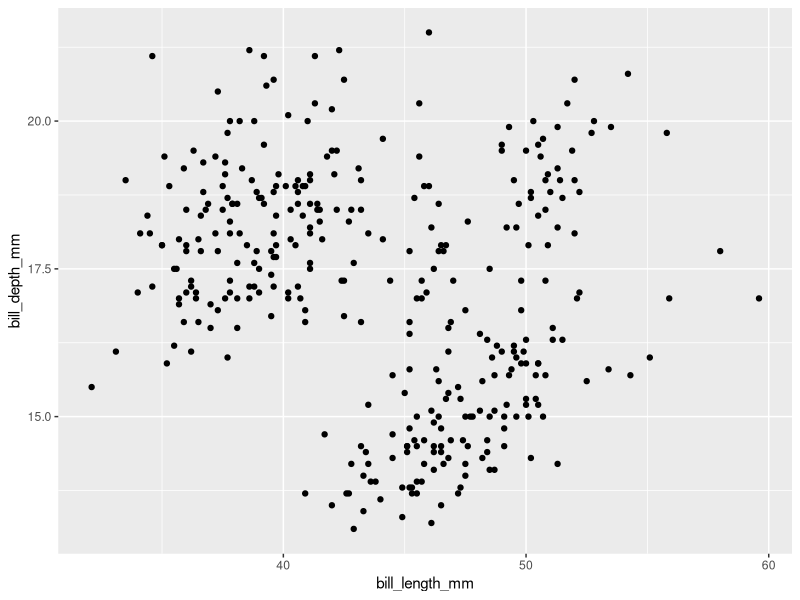
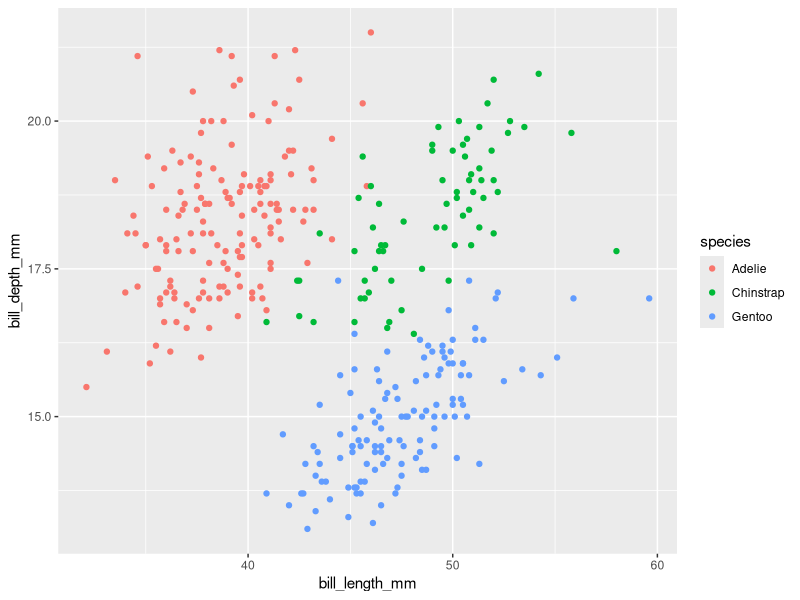
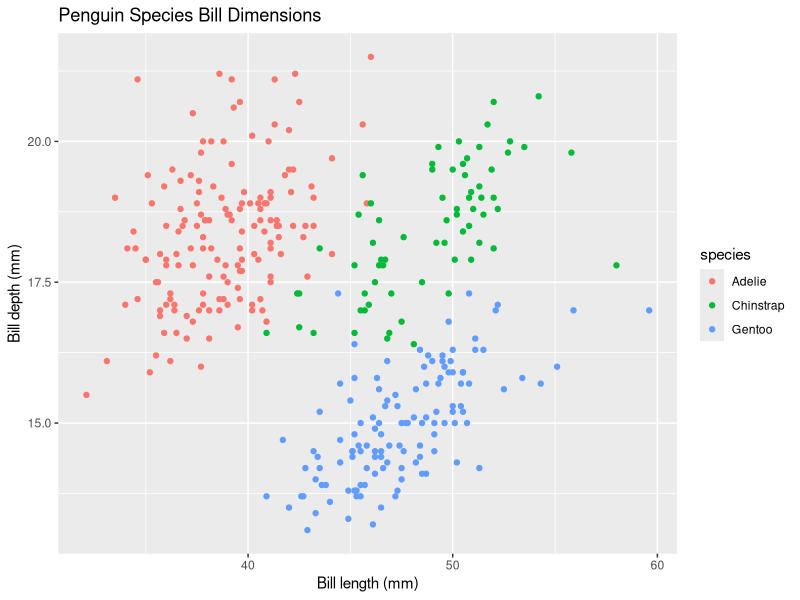
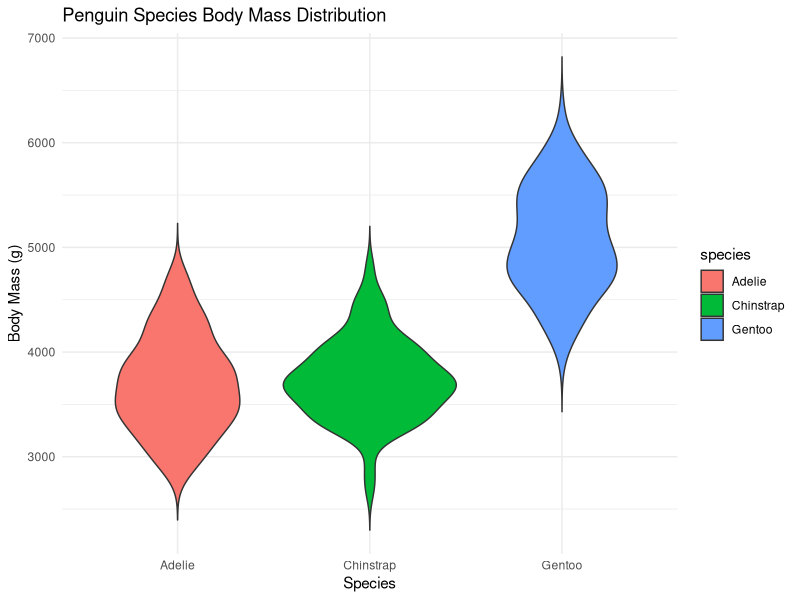

The R script that drew these images, in order:
## ---- chunk 1
knitr::opts_chunk$set(echo = TRUE)
# Load required libraries
library(tidyverse)
library(palmerpenguins)
library(ggplot2)
## ---- chunk 2
str(penguins)
## ---- chunk 3
str(penguins_raw)
## ---- chunk 4
names(penguins)
## ---- chunk 5
ggplot(data = penguins, aes(x = bill_length_mm, y = bill_depth_mm)) +
  geom_point()
## ---- chunk 6
ggplot(data = penguins, aes(x = bill_length_mm, y = bill_depth_mm, color = species)) +
  geom_point()
## ---- chunk 7
# Adding informative labels and title
ggplot(data = penguins, aes(x = bill_length_mm, y = bill_depth_mm, color = species)) +
  geom_point() +
  labs(
    title = "Penguin Species Bill Dimensions ",
    x = "Bill length (mm)",
    y = "Bill depth (mm)"
  )


## ---- chunk 8
ggplot(data = penguins, aes(x = species, y = body_mass_g, fill = species)) +
  geom_violin(trim = FALSE) +
  labs(
    title = "Penguin Species Body Mass Distribution ",
    x = "Species",
    y = "Body Mass (g)"
  ) +
  theme_minimal()
